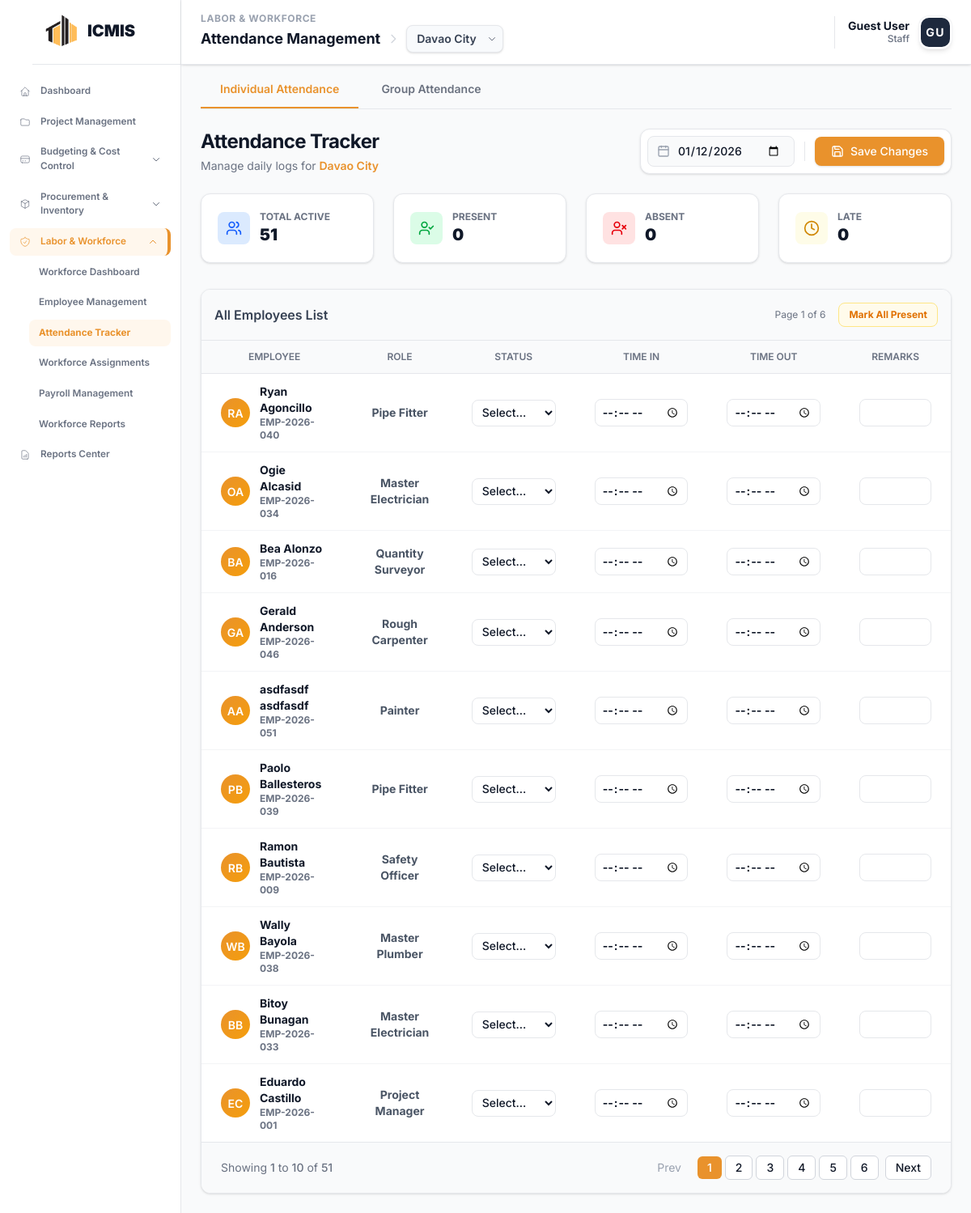
Page /modules/workforce/attendance.php on the committed database.
### tables this page shows
CREATE TABLE `icmis_projects` (
  `project_id` int NOT NULL,
  `project_code` varchar(20) NOT NULL,
  `project_name` varchar(255) NOT NULL,
  `description` text,
  `location` varchar(255) DEFAULT NULL,
  `status` enum('Planning','In Progress','Active','On Hold','Completed','Cancelled') DEFAULT 'Planning',
  `start_date` date DEFAULT NULL,
  `end_date` date DEFAULT NULL,
  `completion_rate` decimal(5,2) DEFAULT '0.00',
  `project_manager_id` int DEFAULT NULL,
  `total_budget` decimal(15,2) DEFAULT '0.00'
);

CREATE TABLE `workforce_employees` (
  `employee_id` int NOT NULL,
  `employee_code` varchar(20) NOT NULL,
  `user_id` int DEFAULT NULL,
  `job_title_id` int DEFAULT NULL,
  `employment_type` varchar(50) DEFAULT 'Full-time',
  `payment_type` varchar(50) DEFAULT 'Monthly',
  `daily_rate` decimal(10,2) DEFAULT '0.00',
  `monthly_salary` decimal(15,2) DEFAULT '0.00',
  `bank_name` varchar(100) DEFAULT NULL,
  `bank_account` varchar(50) DEFAULT NULL,
  `emergency_contact_name` varchar(100) DEFAULT NULL,
  `emergency_contact_phone` varchar(20) DEFAULT NULL,
  `supervisor_id` int DEFAULT NULL,
  `notes` text,
  `first_name` varchar(50) NOT NULL,
  `last_name` varchar(50) NOT NULL,
  `suffix` varchar(10) DEFAULT NULL,
  `gender` enum('Male','Female','Other','Prefer not to say') DEFAULT NULL,
  `birthday` date DEFAULT NULL,
  `email` varchar(100) DEFAULT NULL,
  `phone` varchar(20) DEFAULT NULL,
  `address` text,
  `status` enum('Active','Inactive','Terminated') DEFAULT 'Active',
  `hire_date` date DEFAULT NULL
);

CREATE TABLE `workforce_job_titles` (
  `job_title_id` int NOT NULL,
  `title_name` varchar(100) NOT NULL,
  `department` varchar(50) DEFAULT NULL,
  `description` text,
  `default_daily_rate` decimal(10,2) DEFAULT NULL,
  `default_monthly_salary` decimal(15,2) DEFAULT NULL,
  `is_active` tinyint(1) DEFAULT '1',
  `created_at` timestamp NULL DEFAULT CURRENT_TIMESTAMP,
  `updated_at` timestamp NULL DEFAULT CURRENT_TIMESTAMP ON UPDATE CURRENT_TIMESTAMP
);

### modules/workforce/attendance.php (the view, shortened to what the rows shown need)
<?php
$conn = getWorkforceConnection();
$selected_project_id = getProjectContext($conn);
$projects = [];
$sql_projects = "SELECT project_id, project_code, project_name FROM icmis_projects ORDER BY project_id DESC";
$result_projects = $conn->query($sql_projects);
if ($result_projects) {
    while ($row = $result_projects->fetch_assoc()) {
        $projects[] = $row;
    }
}
$selected_project_name = "All Projects";
if ($selected_project_id > 0) {
    foreach ($projects as $proj) {
        if ($proj['project_id'] == $selected_project_id) {
            $selected_project_name = $proj['project_name'];
            break;
        }
    }
}
$selectedDate = isset($_GET['date']) ? $_GET['date'] : date('Y-m-d');
$limit = 10;
$page = isset($_GET['page']) ? max(1, intval($_GET['page'])) : 1;
$offset = ($page - 1) * $limit;
$individual_employees = [];
$sql = "SELECT e.employee_id, e.employee_code, e.first_name, e.last_name,
        jt.title_name as job_title,
        a.attendance_id, a.time_in, a.time_out, a.status as attendance_status, a.remarks
        FROM workforce_employees e
        LEFT JOIN workforce_job_titles jt ON e.job_title_id = jt.job_title_id
        -- Join attendance for this specific date
        LEFT JOIN workforce_attendance a ON e.employee_id = a.employee_id AND a.attendance_date = ?
        WHERE e.status = 'Active'
        ORDER BY e.last_name ASC LIMIT ? OFFSET ?";
$stmt = $conn->prepare($sql);
$stmt->bind_param("sii", $selectedDate, $limit, $offset);
$stmt->execute();
$res = $stmt->get_result();
while ($row = $res->fetch_assoc()) $individual_employees[] = $row;
?>
<!DOCTYPE html>
<html lang="en">
<head>
    <?php include __DIR__ . '/../../includes/head_assetsv2.php'; ?>
</head>
<body class="bg-gray-50 text-gray-900">
    <?php include __DIR__ . '/../../includes/sidebar.php'; include __DIR__ . '/../../includes/toast.php'; include __DIR__ . '/../../includes/header.php'; ?>
    <main class="ml-56 mt-16 p-6 transition-all duration-300 animate-fade-in">
        <div class="max-w-7xl mx-auto">
            <div class="flex flex-col md:flex-row md:items-end justify-between gap-4 mb-6">
                <div>
                    <h1 class="text-2xl font-bold tracking-tight text-gray-900">Attendance Tracker</h1>
                    <p class="text-sm text-gray-500 mt-1">Manage daily logs for <span class="font-semibold text-[#e9922c]"><?php echo htmlspecialchars($selected_project_name); ?></span></p>
                </div>
            </div>
            <div id="view-individual">
                <div class="bg-white rounded-xl border border-gray-200 shadow-sm overflow-hidden">
                    <table class="w-full">
                        <thead class="bg-gray-50 border-b border-gray-200">
                            <tr>
                                <th class="text-center px-6 py-3 text-xs font-semibold text-gray-500 uppercase">Employee</th>
                                <th class="text-center px-6 py-3 text-xs font-semibold text-gray-500 uppercase">Role</th>
                                <th class="text-center px-6 py-3 text-xs font-semibold text-gray-500 uppercase w-32">Status</th>
                                <th class="text-center px-6 py-3 text-xs font-semibold text-gray-500 uppercase w-32">Time In</th>
                                <th class="text-center px-6 py-3 text-xs font-semibold text-gray-500 uppercase w-32">Time Out</th>
                                <th class="text-center px-6 py-3 text-xs font-semibold text-gray-500 uppercase">Remarks</th>
                            </tr>
                        </thead>
                        <tbody class="divide-y divide-gray-100">
                            <?php if (empty($individual_employees)): ?>
                                <tr>
                                    <td colspan="6" class="px-6 py-12 text-center text-gray-500">
                                        <div class="flex flex-col items-center justify-center">
                                            <div class="w-12 h-12 bg-gray-100 rounded-full flex items-center justify-center mb-3">
                                                <i data-lucide="user-x" class="w-6 h-6 text-gray-400"></i>
                                            </div>
                                            <p class="text-gray-900 font-medium mb-1">No active employees found.</p>
                                        </div>
                                    </td>
                                </tr>
                            <?php else: ?>
                                <?php foreach ($individual_employees as $emp):
                                    $initials = strtoupper(substr($emp['first_name'], 0, 1) . substr($emp['last_name'], 0, 1));
                                    $status = $emp['attendance_status'];
                                    $rowClass = $status === 'Absent' ? 'bg-red-50/50' : ($status === 'Present' ? 'bg-green-50/30' : '');
                                ?>
                                <tr class="hover:bg-gray-50 transition-colors attendance-row <?php echo $rowClass; ?>" data-id="<?php echo $emp['employee_id']; ?>">
                                    <td class="px-6 py-3">
                                        <div class="flex items-center gap-3">
                                            <div class="employee-avatar shrink-0"><?php echo $initials; ?></div>
                                            <div>
                                                <p class="font-bold text-gray-900 text-sm"><?php echo htmlspecialchars($emp['first_name'] . ' ' . $emp['last_name']); ?></p>
                                                <p class="text-xs text-gray-500 font-bold"><?php echo htmlspecialchars($emp['employee_code']); ?></p>
                                            </div>
                                        </div>
                                    </td>
                                    <td class="px-6 py-3 font-bold text-gray-600 text-center text-sm"><?php echo htmlspecialchars($emp['job_title'] ?? '—'); ?></td>
                                    <td class="px-6 py-3 w-20 font-bold text-center"><?php echo renderStatusSelect($status); ?></td>
                                    <td class="px-6 py-3 font-bold"><?php echo renderTimeInput('time_in', $emp['time_in'], $status); ?></td>
                                    <td class="px-6 py-3 font-bold"><?php echo renderTimeInput('time_out', $emp['time_out'], $status); ?></td>
                                    <td class="px-6 py-3 font-bold"><input type="text" name="remarks" value="<?php echo htmlspecialchars($emp['remarks'] ?? ''); ?>" oninput="saveToLocal(this)" class="w-full px-3 py-1.5 border border-gray-200 rounded-lg text-sm outline-none focus:border-[#e9922c]"></td>
                                </tr>
                                <?php endforeach; ?>
                            <?php endif; ?>
                        </tbody>
                    </table>
                </div>
            </div>
        </div>
    </main>
    <?php
    function renderStatusSelect($current) {
        $options = ['Present'=>'text-green-600','Late'=>'text-yellow-600','Absent'=>'text-red-600','On Leave'=>'text-blue-600'];
        $html = '<select name="status" onchange="handleStatusChange(this); saveToLocal(this)" class="w-26 px-2 py-1.5 border border-gray-200 rounded-lg text-sm font-medium focus:ring-2 focus:ring-[#e9922c] outline-none"><option value="" class="text-gray-400">Select...</option>';
        foreach($options as $val=>$class) {
            $sel=($current===$val)?'selected':'';
            $html.="<option value='$val' $sel class='$class'>$val</option>";
        }
        $html.='</select>';
        return $html;
    }
    function renderTimeInput($name, $val, $status) {
        $disabled = ($status === 'Absent' || $status === 'On Leave') ? 'disabled' : '';
        return "<input type='time' name='$name' value='$val' oninput='saveToLocal(this)' class='w-full px-2 py-1.5 border border-gray-200 rounded-lg text-sm focus:border-blue-500 outline-none disabled:bg-gray-100 disabled:text-gray-400' $disabled>";
    }
    ?>
</body>
</html>

### rows in the picture
icmis_projects: project_name "Davao City"
workforce_employees: initials "RA", first_name+last_name "Ryan Agoncillo", employee_code "EMP-2026-040", job_title.title_name "Pipe Fitter"
workforce_employees: initials "OA", first_name+last_name "Ogie Alcasid", employee_code "EMP-2026-034", job_title.title_name "Master Electrician"
workforce_employees: initials "BA", first_name+last_name "Bea Alonzo", employee_code "EMP-2026-016", job_title.title_name "Quantity Surveyor"
workforce_employees: initials "GA", first_name+last_name "Gerald Anderson", employee_code "EMP-2026-046", job_title.title_name "Rough Carpenter"
workforce_employees: initials "AA", first_name+last_name "asdfasdf asdfasdf", employee_code "EMP-2026-051", job_title.title_name "Painter"
workforce_employees: initials "PB", first_name+last_name "Paolo Ballesteros", employee_code "EMP-2026-039", job_title.title_name "Pipe Fitter"
workforce_employees: initials "RB", first_name+last_name "Ramon Bautista", employee_code "EMP-2026-009", job_title.title_name "Safety Officer"
workforce_employees: initials "WB", first_name+last_name "Wally Bayola", employee_code "EMP-2026-038", job_title.title_name "Master Plumber"
workforce_employees: initials "BB", first_name+last_name "Bitoy Bunagan", employee_code "EMP-2026-033", job_title.title_name "Master Electrician"
workforce_employees: initials "EC", first_name+last_name "Eduardo Castillo", employee_code "EMP-2026-001", job_title.title_name "Project Manager"

### other values in the picture
$pageSection "LABOR & WORKFORCE"
$pageTitle "Attendance Management"
$userName "Guest User"
$userRole "Staff"
$userInitials "GU"
$stats['total'] "51"
$stats['present'] "0"
$stats['absent'] "0"
$stats['late'] "0"
$page "1"
$totalPages "6"
$offset + 1 "1"
min($offset + $limit, $stats['total']) "10"
form field value "Davao City"
